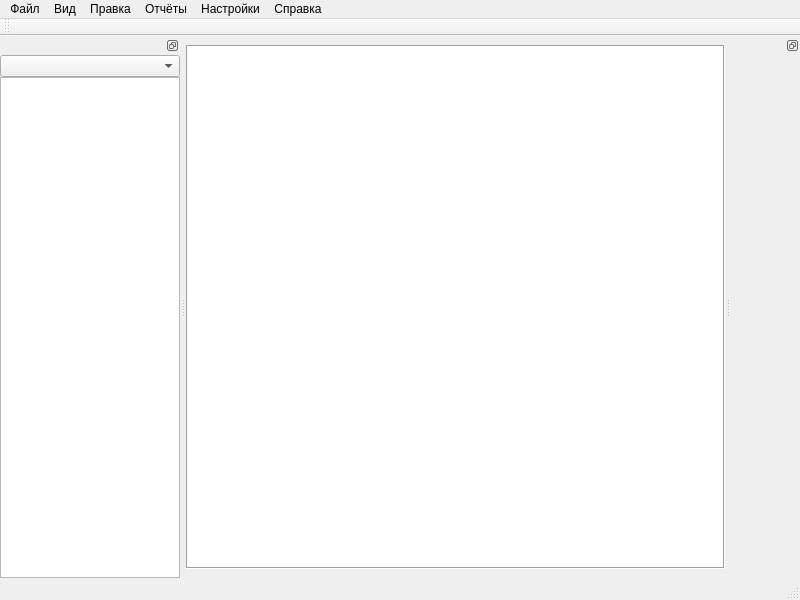
<?xml version="1.0" encoding="UTF-8"?>
<ui version="4.0">
 <class>mainwindow</class>
 <widget class="QMainWindow" name="mainwindow">
  <property name="windowModality">
   <enum>Qt::NonModal</enum>
  </property>
  <property name="geometry">
   <rect>
    <x>0</x>
    <y>0</y>
    <width>800</width>
    <height>600</height>
   </rect>
  </property>
  <property name="sizePolicy">
   <sizepolicy hsizetype="Minimum" vsizetype="Minimum">
    <horstretch>0</horstretch>
    <verstretch>0</verstretch>
   </sizepolicy>
  </property>
  <property name="minimumSize">
   <size>
    <width>640</width>
    <height>480</height>
   </size>
  </property>
  <property name="windowTitle">
   <string>Inventory++</string>
  </property>
  <property name="toolButtonStyle">
   <enum>Qt::ToolButtonIconOnly</enum>
  </property>
  <widget class="QWidget" name="centralwidget">
   <layout class="QHBoxLayout" name="horizontalLayout">
    <property name="spacing">
     <number>0</number>
    </property>
    <property name="sizeConstraint">
     <enum>QLayout::SetDefaultConstraint</enum>
    </property>
    <property name="leftMargin">
     <number>0</number>
    </property>
    <property name="rightMargin">
     <number>0</number>
    </property>
    <item>
     <layout class="QVBoxLayout" name="verticalLayout">
      <property name="spacing">
       <number>0</number>
      </property>
      <property name="sizeConstraint">
       <enum>QLayout::SetDefaultConstraint</enum>
      </property>
      <property name="margin">
       <number>0</number>
      </property>
      <item>
       <widget class="QTableView" name="t_progs">
        <property name="frameShape">
         <enum>QFrame::Box</enum>
        </property>
        <property name="alternatingRowColors">
         <bool>false</bool>
        </property>
        <property name="selectionMode">
         <enum>QAbstractItemView::SingleSelection</enum>
        </property>
        <property name="selectionBehavior">
         <enum>QAbstractItemView::SelectRows</enum>
        </property>
        <property name="horizontalScrollMode">
         <enum>QAbstractItemView::ScrollPerPixel</enum>
        </property>
        <attribute name="horizontalHeaderStretchLastSection">
         <bool>true</bool>
        </attribute>
        <attribute name="verticalHeaderDefaultSectionSize">
         <number>25</number>
        </attribute>
       </widget>
      </item>
     </layout>
    </item>
   </layout>
  </widget>
  <widget class="QMenuBar" name="menubar">
   <property name="geometry">
    <rect>
     <x>0</x>
     <y>0</y>
     <width>800</width>
     <height>21</height>
    </rect>
   </property>
   <widget class="QMenu" name="menu">
    <property name="tearOffEnabled">
     <bool>false</bool>
    </property>
    <property name="title">
     <string>Файл</string>
    </property>
    <addaction name="m_exit"/>
   </widget>
   <widget class="QMenu" name="m_edit">
    <property name="title">
     <string>Правка</string>
    </property>
    <widget class="QMenu" name="m_subprogs">
     <property name="title">
      <string>Программы</string>
     </property>
     <addaction name="m_gprogs"/>
     <addaction name="separator"/>
     <addaction name="m_wlist"/>
     <addaction name="m_blist"/>
     <addaction name="separator"/>
     <addaction name="m_hidden"/>
    </widget>
    <addaction name="m_gcomps"/>
    <addaction name="separator"/>
    <addaction name="m_subprogs"/>
   </widget>
   <widget class="QMenu" name="m_info">
    <property name="title">
     <string>Справка</string>
    </property>
    <addaction name="m_help"/>
    <addaction name="separator"/>
    <addaction name="action_11"/>
   </widget>
   <widget class="QMenu" name="m_view">
    <property name="title">
     <string>Вид</string>
    </property>
    <addaction name="m_colors"/>
    <addaction name="m_showhidden"/>
   </widget>
   <widget class="QMenu" name="m_reports">
    <property name="title">
     <string>Отчёты</string>
    </property>
    <addaction name="m_qreport"/>
    <addaction name="m_browser"/>
   </widget>
   <widget class="QMenu" name="m_settings">
    <property name="title">
     <string>Настройки</string>
    </property>
    <addaction name="m_users"/>
   </widget>
   <addaction name="menu"/>
   <addaction name="m_view"/>
   <addaction name="m_edit"/>
   <addaction name="m_reports"/>
   <addaction name="m_settings"/>
   <addaction name="m_info"/>
  </widget>
  <widget class="QStatusBar" name="statusbar"/>
  <widget class="QDockWidget" name="dockWidget_5">
   <property name="sizePolicy">
    <sizepolicy hsizetype="Maximum" vsizetype="Minimum">
     <horstretch>0</horstretch>
     <verstretch>0</verstretch>
    </sizepolicy>
   </property>
   <property name="minimumSize">
    <size>
     <width>69</width>
     <height>47</height>
    </size>
   </property>
   <property name="maximumSize">
    <size>
     <width>160</width>
     <height>10182</height>
    </size>
   </property>
   <property name="features">
    <set>QDockWidget::DockWidgetFloatable|QDockWidget::DockWidgetMovable</set>
   </property>
   <property name="allowedAreas">
    <set>Qt::LeftDockWidgetArea|Qt::RightDockWidgetArea</set>
   </property>
   <attribute name="dockWidgetArea">
    <number>2</number>
   </attribute>
   <widget class="QWidget" name="dockWidgetContents_5">
    <property name="sizePolicy">
     <sizepolicy hsizetype="Maximum" vsizetype="Preferred">
      <horstretch>0</horstretch>
      <verstretch>0</verstretch>
     </sizepolicy>
    </property>
    <property name="minimumSize">
     <size>
      <width>0</width>
      <height>0</height>
     </size>
    </property>
    <property name="maximumSize">
     <size>
      <width>160</width>
      <height>16777215</height>
     </size>
    </property>
    <layout class="QVBoxLayout" name="verticalLayout_3">
     <property name="spacing">
      <number>0</number>
     </property>
     <property name="margin">
      <number>0</number>
     </property>
    </layout>
   </widget>
  </widget>
  <widget class="QDockWidget" name="dockWidget_4">
   <property name="sizePolicy">
    <sizepolicy hsizetype="Maximum" vsizetype="Maximum">
     <horstretch>0</horstretch>
     <verstretch>0</verstretch>
    </sizepolicy>
   </property>
   <property name="minimumSize">
    <size>
     <width>166</width>
     <height>187</height>
    </size>
   </property>
   <property name="maximumSize">
    <size>
     <width>180</width>
     <height>995</height>
    </size>
   </property>
   <property name="features">
    <set>QDockWidget::DockWidgetFloatable|QDockWidget::DockWidgetMovable</set>
   </property>
   <property name="allowedAreas">
    <set>Qt::LeftDockWidgetArea|Qt::RightDockWidgetArea</set>
   </property>
   <attribute name="dockWidgetArea">
    <number>1</number>
   </attribute>
   <widget class="QWidget" name="dockWidgetContents_4">
    <property name="sizePolicy">
     <sizepolicy hsizetype="Maximum" vsizetype="Maximum">
      <horstretch>0</horstretch>
      <verstretch>0</verstretch>
     </sizepolicy>
    </property>
    <property name="minimumSize">
     <size>
      <width>0</width>
      <height>0</height>
     </size>
    </property>
    <property name="maximumSize">
     <size>
      <width>180</width>
      <height>9999</height>
     </size>
    </property>
    <layout class="QVBoxLayout" name="verticalLayout_2">
     <property name="spacing">
      <number>0</number>
     </property>
     <property name="margin">
      <number>0</number>
     </property>
     <item>
      <widget class="QComboBox" name="cb_gcomps">
       <property name="sizePolicy">
        <sizepolicy hsizetype="Minimum" vsizetype="Fixed">
         <horstretch>0</horstretch>
         <verstretch>0</verstretch>
        </sizepolicy>
       </property>
       <property name="minimumSize">
        <size>
         <width>100</width>
         <height>0</height>
        </size>
       </property>
       <property name="maximumSize">
        <size>
         <width>180</width>
         <height>16777215</height>
        </size>
       </property>
       <property name="toolTip">
        <string>Группы компьютеров</string>
       </property>
       <property name="whatsThis">
        <string>В этом списке перечислены группы компьютеров</string>
       </property>
      </widget>
     </item>
     <item>
      <widget class="QTableView" name="t_comps">
       <property name="sizePolicy">
        <sizepolicy hsizetype="Minimum" vsizetype="Maximum">
         <horstretch>0</horstretch>
         <verstretch>0</verstretch>
        </sizepolicy>
       </property>
       <property name="minimumSize">
        <size>
         <width>100</width>
         <height>4</height>
        </size>
       </property>
       <property name="maximumSize">
        <size>
         <width>180</width>
         <height>9999</height>
        </size>
       </property>
       <property name="toolTip">
        <string>Список компьютеров</string>
       </property>
       <property name="whatsThis">
        <string>Это список компьютеров, находящихся в выбранной группе</string>
       </property>
       <attribute name="horizontalHeaderVisible">
        <bool>false</bool>
       </attribute>
       <attribute name="horizontalHeaderStretchLastSection">
        <bool>true</bool>
       </attribute>
       <attribute name="verticalHeaderVisible">
        <bool>false</bool>
       </attribute>
      </widget>
     </item>
    </layout>
   </widget>
  </widget>
  <widget class="QToolBar" name="toolBar">
   <property name="windowTitle">
    <string>toolBar</string>
   </property>
   <attribute name="toolBarArea">
    <enum>TopToolBarArea</enum>
   </attribute>
   <attribute name="toolBarBreak">
    <bool>false</bool>
   </attribute>
  </widget>
  <action name="m_exit">
   <property name="icon">
    <iconset resource="res.qrc">
     <normaloff>:/images/buttons/exit.png</normaloff>:/images/buttons/exit.png</iconset>
   </property>
   <property name="text">
    <string>Выход</string>
   </property>
   <property name="statusTip">
    <string>Выйти из программы</string>
   </property>
   <property name="shortcut">
    <string>Ctrl+Q</string>
   </property>
   <property name="menuRole">
    <enum>QAction::QuitRole</enum>
   </property>
  </action>
  <action name="m_gcomps">
   <property name="icon">
    <iconset resource="res.qrc">
     <normaloff>:/images/buttons/gcomps.png</normaloff>:/images/buttons/gcomps.png</iconset>
   </property>
   <property name="text">
    <string>Группы ПК</string>
   </property>
   <property name="statusTip">
    <string>Редактировать группы компьютеров</string>
   </property>
  </action>
  <action name="action_5">
   <property name="text">
    <string>Группы</string>
   </property>
  </action>
  <action name="action_7">
   <property name="text">
    <string>Белый список</string>
   </property>
  </action>
  <action name="action_8">
   <property name="text">
    <string>Чёрный список</string>
   </property>
  </action>
  <action name="action_9">
   <property name="text">
    <string>Справка</string>
   </property>
  </action>
  <action name="action_11">
   <property name="icon">
    <iconset resource="res.qrc">
     <normaloff>:/images/buttons/about.png</normaloff>:/images/buttons/about.png</iconset>
   </property>
   <property name="text">
    <string>О программе</string>
   </property>
   <property name="statusTip">
    <string>Открыть окно &quot;О программе&quot;</string>
   </property>
   <property name="whatsThis">
    <string>В данном окне вы сможете узнать более подробно о программе и её авторе</string>
   </property>
  </action>
  <action name="m_gprogs">
   <property name="text">
    <string>Группы программ</string>
   </property>
   <property name="statusTip">
    <string>Редактировать группы программ</string>
   </property>
  </action>
  <action name="m_wlist">
   <property name="text">
    <string>Белый список</string>
   </property>
  </action>
  <action name="m_blist">
   <property name="text">
    <string>Чёрный список</string>
   </property>
  </action>
  <action name="m_colors">
   <property name="checkable">
    <bool>true</bool>
   </property>
   <property name="text">
    <string>Цветовая схема</string>
   </property>
   <property name="toolTip">
    <string>Цветовая схема</string>
   </property>
   <property name="statusTip">
    <string>Включить/отключить цветовую схему для основной таблицы</string>
   </property>
   <property name="whatsThis">
    <string>&lt;!DOCTYPE HTML PUBLIC &quot;-//W3C//DTD HTML 4.0//EN&quot; &quot;http://www.w3.org/TR/REC-html40/strict.dtd&quot;&gt;
&lt;html&gt;&lt;head&gt;&lt;meta name=&quot;qrichtext&quot; content=&quot;1&quot; /&gt;&lt;style type=&quot;text/css&quot;&gt;
p, li { white-space: pre-wrap; }
&lt;/style&gt;&lt;/head&gt;&lt;body style=&quot; font-family:'Bitstream Vera Sans'; font-size:8pt; font-weight:400; font-style:normal;&quot;&gt;
&lt;p style=&quot; margin-top:0px; margin-bottom:0px; margin-left:0px; margin-right:0px; -qt-block-indent:0; text-indent:0px;&quot;&gt;Данный чекбокс включает/отключает цветовую схему основной таблицы.&lt;/p&gt;
&lt;p style=&quot; margin-top:0px; margin-bottom:0px; margin-left:0px; margin-right:0px; -qt-block-indent:0; text-indent:0px;&quot;&gt;При включенной цветовой схеме:&lt;/p&gt;
&lt;p style=&quot; margin-top:0px; margin-bottom:0px; margin-left:0px; margin-right:0px; -qt-block-indent:0; text-indent:0px;&quot;&gt;&lt;span style=&quot; color:#fff4d7; background-color: #5e5e5e;&quot;&gt;Таким цветом помечаются запрещённые программы.&lt;/span&gt;&lt;/p&gt;
&lt;p style=&quot; margin-top:0px; margin-bottom:0px; margin-left:0px; margin-right:0px; -qt-block-indent:0; text-indent:0px;&quot;&gt;&lt;span style=&quot; color:#d0ffd0; background-color: #5e5e5e;&quot;&gt;Таким цветом помечаются разрешённые программы&lt;/span&gt;&lt;/p&gt;
&lt;p style=&quot; margin-top:0px; margin-bottom:0px; margin-left:0px; margin-right:0px; -qt-block-indent:0; text-indent:0px;&quot;&gt;&lt;span style=&quot; color:#d8d8d8; background-color: #5e5e5e;&quot;&gt;Таким цветом помечаются нейтральные программы&lt;/span&gt;&lt;/p&gt;&lt;/body&gt;&lt;/html&gt;</string>
   </property>
   <property name="shortcut">
    <string>Alt+C</string>
   </property>
  </action>
  <action name="m_qreport">
   <property name="icon">
    <iconset resource="res.qrc">
     <normaloff>:/images/buttons/printer.png</normaloff>:/images/buttons/printer.png</iconset>
   </property>
   <property name="text">
    <string>Быстрый отчёт</string>
   </property>
   <property name="statusTip">
    <string>Создать отчёт по выбранному компьютеру</string>
   </property>
   <property name="shortcut">
    <string>Ctrl+Q</string>
   </property>
  </action>
  <action name="m_browser">
   <property name="icon">
    <iconset resource="res.qrc">
     <normaloff>:/images/buttons/reportbrowser.png</normaloff>:/images/buttons/reportbrowser.png</iconset>
   </property>
   <property name="text">
    <string>Просмотрщик отчётов</string>
   </property>
   <property name="statusTip">
    <string>Просмотреть отчёты, сохранённые на компьютере</string>
   </property>
   <property name="shortcut">
    <string>Ctrl+B</string>
   </property>
  </action>
  <action name="m_hidden">
   <property name="text">
    <string>Список скрытых</string>
   </property>
   <property name="statusTip">
    <string>Редактировать список скрытых программ</string>
   </property>
  </action>
  <action name="m_showhidden">
   <property name="checkable">
    <bool>true</bool>
   </property>
   <property name="text">
    <string>Показывать скрытые</string>
   </property>
   <property name="statusTip">
    <string>Отображать/спрятать &quot;скрытые&quot; программы</string>
   </property>
   <property name="shortcut">
    <string>Alt+S</string>
   </property>
  </action>
  <action name="m_users">
   <property name="icon">
    <iconset resource="res.qrc">
     <normaloff>:/images/buttons/user-password.png</normaloff>:/images/buttons/user-password.png</iconset>
   </property>
   <property name="text">
    <string>Пользователи</string>
   </property>
   <property name="toolTip">
    <string>Редактировать пароли пользователей</string>
   </property>
   <property name="statusTip">
    <string>Редактировать пароли пользователей</string>
   </property>
   <property name="shortcut">
    <string>Ctrl+U</string>
   </property>
  </action>
  <action name="m_help">
   <property name="icon">
    <iconset resource="res.qrc">
     <normaloff>:/images/buttons/help-contents.png</normaloff>:/images/buttons/help-contents.png</iconset>
   </property>
   <property name="text">
    <string>Содержание</string>
   </property>
   <property name="statusTip">
    <string>Вызвать окно справки</string>
   </property>
  </action>
 </widget>
 <tabstops>
  <tabstop>t_progs</tabstop>
  <tabstop>cb_gcomps</tabstop>
  <tabstop>t_comps</tabstop>
 </tabstops>
 <resources>
  <include location="res.qrc"/>
 </resources>
 <connections/>
</ui>
